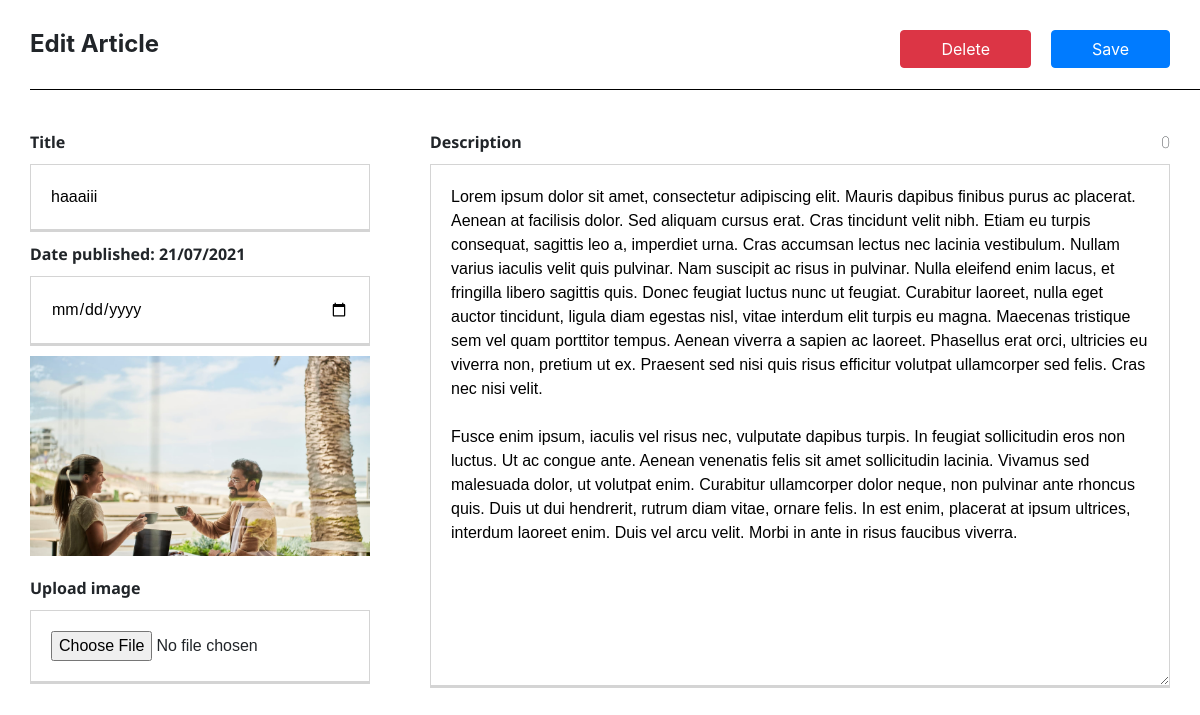
/hha/edit_article.php?newsid=3 (signed in), run on the app's committed database.
### tables this page shows
CREATE TABLE `article` (
  `article_id` int(11) NOT NULL,
  `article_title` varchar(225) NOT NULL,
  `article_date` datetime NOT NULL,
  `article_content` text NOT NULL,
  `article_img` varchar(225) NOT NULL
);

### hha/edit_article.php (the view, shortened to what this page needs)
<?php
require_once "dbh.inc.php";
$getArticleId = $_GET['newsid'];
$sql = "SELECT * FROM article WHERE article_id = $getArticleId";
$query_run = mysqli_query($con, $sql);
while ($row = mysqli_fetch_array($query_run)) {
    $title = $row['article_title'];
    $getDate = date_create($row['article_date']);
    $date = date_format($getDate, "d/m/Y");
    $desc = $row['article_content'];
    $img = $row['article_img'];
    echo '
    <!DOCTYPE html>
    <html lang="en">
    <head>
        <link rel="stylesheet" href="https://maxcdn.bootstrapcdn.com/bootstrap/4.0.0/css/bootstrap.min.css" />
        <link href="https://unpkg.com/boxicons@2.0.7/css/boxicons.min.css" rel="stylesheet">
        <link rel="stylesheet" href="../public/css/login-signup.css?<?php echo time(); ?>" />
    </head>
    <body>
        <div class="container-fluid">
            <form method="POST" enctype="multipart/form-data">
                <div class="row">
                    <div class="col-sm" style="padding: 0px;">
                        <h4 style="font-weight: 700; margin: 30px">Edit Article</h4>
                    </div>
                    <div class="col-sm" style="padding: 0px;">
                        <div style="float: right; padding-right: 30px">
                            <button id="btn-add-article" type="submit" name="submit" class="btn btn-primary">Save</button>
                        </div>
                        <div style="float: right; padding-right: 20px">
                            <button id="btn-add-article" class="btn btn-danger" type="delete" name="delete">Delete</button>
                        </div>
                    </div>
                    <div class="col-sm-12 logo-border" style="padding: 0px;"></div>
                </div>
                <div class="row">
                    <div class="col-sm-4">
                        <div class="col-sm-12">
                            <div class="form-add-careers">
                                <label for="inputTitle">Title</label>
                                <input class="form-input" type="text" name="title" id="inputTitle" placeholder="Article title" value="' . $title . '">
                                <label for="inputDate">Date published: ' . $date . '</label>
                                <input class="form-input" type="date" name="date" id="inputDate" style="padding-bottom: 20px;">
                                <img src="../assets/uploads/' . $img . '" alt="" style="width: 100%; height: 200px; object-fit: cover; margin-bottom: 20px;">
                                <label for="inputImage">Upload image</label>
                                <input class="form-input" type="file" name="file" id="inputImage" placeholder="Select image">
                            </div>
                        </div>
                    </div>
                    <div class="col-sm-8" style="padding: 0px 30px;">
                        <div class="row">
                            <div class="col-sm-6">
                                <label for="inputDesc">Description</label>
                            </div>
                            <div class="col-sm-6">
                                <label style="float: right;"><span id="wcDisplay" style="font-weight: 100;">0</span></label>
                            </div>
                        </div>
                        <textarea id="inputDesc" class="form-text-area" rows="20" type="text" name="desc" placeholder="Article description" oninput="countWord()">' . $desc . '</textarea>
                    </div>
                </div>
            </form>
        </div>
    </body>
    </html>
    ';
}

### public/css/login-signup.css (style rules this page uses)
label { font-family: "Noto Sans"; font-weight: 700; margin-bottom: 10px; }
input { width: 100%; }
.form-input { padding: 20px 20px 20px; font-family: sans-serif; border: 1px solid #d4d4d4; border-bottom: 3px solid #d4d4d4; border-radius: 0px; outline: none; margin-bottom: 10px; transition: 0.1s; }
textarea { width: 100%; font-family: sans-serif; padding: 20px; }
.form-text-area { border: 1px solid #d4d4d4; border-bottom: 3px solid #d4d4d4; border-radius: 0px; box-sizing: border-box; outline: none; margin-bottom: 10px; transition: 0.1s; }
.logo-border { border-top: 1px solid black; margin: 0px 30px 40px; }
#btn-add-article { margin-top: 30px; padding-left: 40px; padding-right: 40px; }

### data on the page
article: title "haaaiii", article_date "21/07/2021", article_img (picture), desc "Lorem ipsum dolor sit amet, consectetur adipiscing elit. Mauris dapibus finibus purus ac placerat. Aenean at facilisis dolor. Sed aliquam cursus erat. Cras tincidunt velit nibh. Etiam eu turpis consequat, sagittis leo a, imperdiet urna. Cras accumsan lectus nec lacinia vestibulum. Nullam varius iaculis velit quis pulvinar. Nam suscipit ac risus in pulvinar. Nulla eleifend enim lacus, et fringilla libero sagittis quis. Donec feugiat luctus nunc ut feugiat. Curabitur laoreet, nulla eget auctor tincidunt, ligula diam egestas nisl, vitae interdum elit turpis eu magna. Maecenas tristique sem vel quam porttitor tempus. Aenean viverra a sapien ac laoreet. Phasellus erat orci, ultricies eu viverra…"
